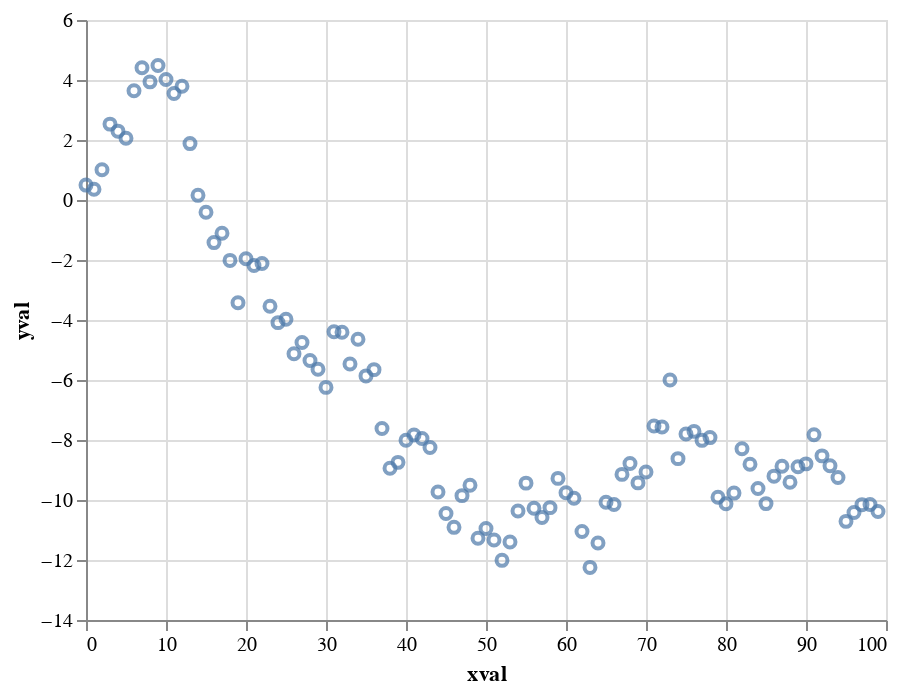

The code cell stored with this chart in its notebook:
### Code cell
alt.Chart(df).mark_point().encode(
    x='xval',
    y='yval',
)

### Figure 1 — Vega-Lite specification as saved in the notebook (floating-point values rounded to 4 significant figures)
{"config": {"view": {"continuousWidth": 400, "continuousHeight": 300}}, "data": {"name": "data-a99664901d810a6b330d8e4930eed708"}, "mark": "point", "encoding": {"x": {"type": "quantitative", "field": "xval"}, "y": {"type": "quantitative", "field": "yval"}}, "$schema": "https://vega.github.io/schema/vega-lite/v4.0.2.json", "datasets": {"data-a99664901d810a6b330d8e4930eed708": [{"xval": 0, "yval": 0.4967}, {"xval": 1, "yval": 0.3584}, {"xval": 2, "yval": 1.006}, {"xval": 3, "yval": 2.529}, {"xval": 4, "yval": 2.295}, {"xval": 5, "yval": 2.061}, {"xval": 6, "yval": 3.64}, {"xval": 7, "yval": 4.408}, {"xval": 8, "yval": 3.938}, {"xval": 9, "yval": 4.481}, {"xval": 10, "yval": 4.017}, {"xval": 11, "yval": 3.551}, {"xval": 12, "yval": 3.793}, {"xval": 13, "yval": 1.88}, {"xval": 14, "yval": 0.1552}, {"xval": 15, "yval": -0.4071}, {"xval": 16, "yval": -1.42}, {"xval": 17, "yval": -1.106}, {"xval": 18, "yval": -2.014}, {"xval": 19, "yval": -3.426}, {"xval": 20, "yval": -1.96}, {"xval": 21, "yval": -2.186}, {"xval": 22, "yval": -2.119}, {"xval": 23, "yval": -3.543}, {"xval": 24, "yval": -4.088}, {"xval": 25, "yval": -3.977}, {"xval": 26, "yval": -5.128}, {"xval": 27, "yval": -4.752}, {"xval": 28, "yval": -5.353}, {"xval": 29, "yval": -5.644}, {"xval": 30, "yval": -6.246}, {"xval": 31, "yval": -4.394}, {"xval": 32, "yval": -4.407}, {"xval": 33, "yval": -5.465}, {"xval": 34, "yval": -4.642}, {"xval": 35, "yval": -5.863}, {"xval": 36, "yval": -5.654}, {"xval": 37, "yval": -7.614}, {"xval": 38, "yval": -8.942}, {"xval": 39, "yval": -8.745}, {"xval": 40, "yval": -8.007}, {"xval": 41, "yval": -7.836}, {"xval": 42, "yval": -7.951}, {"xval": 43, "yval": -8.252}, {"xval": 44, "yval": -9.731}, {"xval": 45, "yval": -10.45}, {"xval": 46, "yval": -10.91}, {"xval": 47, "yval": -9.854}, {"xval": 48, "yval": -9.511}, {"xval": 49, "yval": -11.27}, {"xval": 50, "yval": -10.95}, {"xval": 51, "yval": -11.33}, {"xval": 52, "yval": -12.01}, {"xval": 53, "yval": -11.4}, {"xval": 54, "yval": -10.37}, {"xval": 55, "yval": -9.438}, {"xval": 56, "yval": -10.28}, {"xval": 57, "yval": -10.59}, {"xval": 58, "yval": -10.25}, {"xval": 59, "yval": -9.279}, {"xval": 60, "yval": -9.758}, {"xval": 61, "yval": -9.944}, {"xval": 62, "yval": -11.05}, {"xval": 63, "yval": -12.25}, {"xval": 64, "yval": -11.43}, {"xval": 65, "yval": -10.08}, {"xval": 66, "yval": -10.15}, {"xval": 67, "yval": -9.146}, {"xval": 68, "yval": -8.785}, {"xval": 69, "yval": -9.43}, {"xval": 70, "yval": -9.068}, {"xval": 71, "yval": -7.53}, {"xval": 72, "yval": -7.566}, {"xval": 73, "yval": -6.002}, {"xval": 74, "yval": -8.621}, {"xval": 75, "yval": -7.799}, {"xval": 76, "yval": -7.712}, {"xval": 77, "yval": -8.011}, {"xval": 78, "yval": -7.92}, {"xval": 79, "yval": -9.907}, {"xval": 80, "yval": -10.13}, {"xval": 81, "yval": -9.77}, {"xval": 82, "yval": -8.292}, {"xval": 83, "yval": -8.81}, {"xval": 84, "yval": -9.619}, {"xval": 85, "yval": -10.12}, {"xval": 86, "yval": -9.205}, {"xval": 87, "yval": -8.876}, {"xval": 88, "yval": -9.406}, {"xval": 89, "yval": -8.893}, {"xval": 90, "yval": -8.796}, {"xval": 91, "yval": -7.827}, {"xval": 92, "yval": -8.529}, {"xval": 93, "yval": -8.857}, {"xval": 94, "yval": -9.249}, {"xval": 95, "yval": -10.71}, {"xval": 96, "yval": -10.42}, {"xval": 97, "yval": -10.16}, {"xval": 98, "yval": -10.15}, {"xval": 99, "yval": -10.38}]}}
